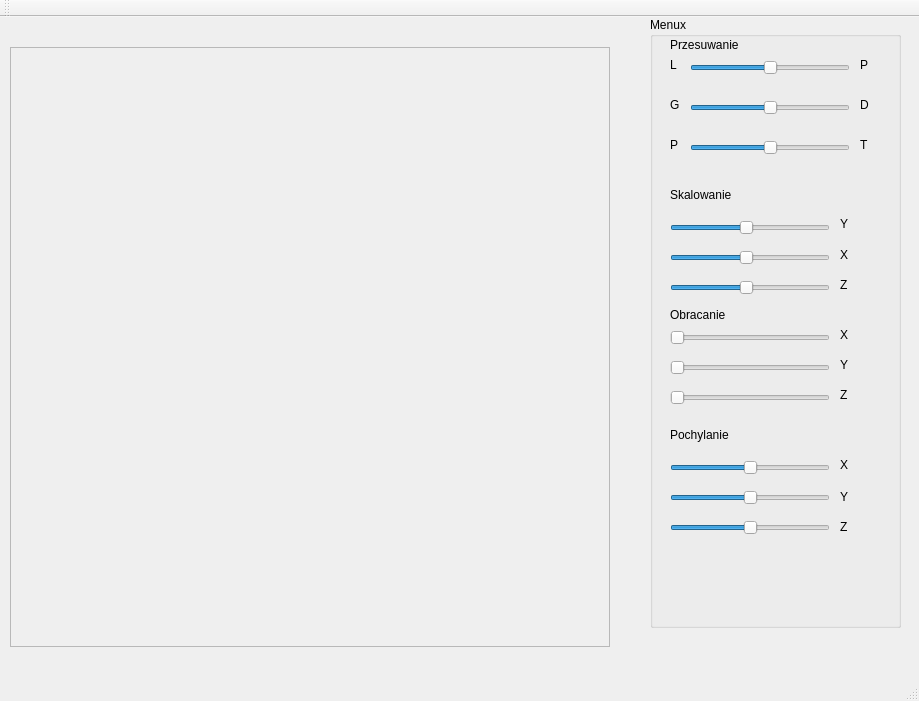
<?xml version="1.0" encoding="UTF-8"?>
<ui version="4.0">
 <class>MainWindow</class>
 <widget class="QMainWindow" name="MainWindow">
  <property name="geometry">
   <rect>
    <x>0</x>
    <y>0</y>
    <width>919</width>
    <height>701</height>
   </rect>
  </property>
  <property name="windowTitle">
   <string>MainWindow</string>
  </property>
  <widget class="QWidget" name="centralWidget">
   <widget class="QGroupBox" name="groupBox">
    <property name="geometry">
     <rect>
      <x>650</x>
      <y>0</y>
      <width>251</width>
      <height>611</height>
     </rect>
    </property>
    <property name="title">
     <string>Menux</string>
    </property>
    <widget class="QSlider" name="przesuwaniePL">
     <property name="geometry">
      <rect>
       <x>40</x>
       <y>40</y>
       <width>160</width>
       <height>22</height>
      </rect>
     </property>
     <property name="minimum">
      <number>-150</number>
     </property>
     <property name="maximum">
      <number>150</number>
     </property>
     <property name="orientation">
      <enum>Qt::Horizontal</enum>
     </property>
    </widget>
    <widget class="QLabel" name="label">
     <property name="geometry">
      <rect>
       <x>20</x>
       <y>20</y>
       <width>81</width>
       <height>16</height>
      </rect>
     </property>
     <property name="text">
      <string>Przesuwanie</string>
     </property>
    </widget>
    <widget class="QLabel" name="label_2">
     <property name="geometry">
      <rect>
       <x>210</x>
       <y>40</y>
       <width>21</width>
       <height>16</height>
      </rect>
     </property>
     <property name="text">
      <string>P</string>
     </property>
    </widget>
    <widget class="QLabel" name="label_4">
     <property name="geometry">
      <rect>
       <x>210</x>
       <y>80</y>
       <width>21</width>
       <height>16</height>
      </rect>
     </property>
     <property name="text">
      <string>D</string>
     </property>
    </widget>
    <widget class="QLabel" name="label_6">
     <property name="geometry">
      <rect>
       <x>20</x>
       <y>170</y>
       <width>71</width>
       <height>16</height>
      </rect>
     </property>
     <property name="text">
      <string>Skalowanie</string>
     </property>
    </widget>
    <widget class="QSlider" name="SkalowanieY">
     <property name="geometry">
      <rect>
       <x>20</x>
       <y>200</y>
       <width>160</width>
       <height>22</height>
      </rect>
     </property>
     <property name="minimum">
      <number>10</number>
     </property>
     <property name="maximum">
      <number>200</number>
     </property>
     <property name="singleStep">
      <number>1</number>
     </property>
     <property name="value">
      <number>100</number>
     </property>
     <property name="orientation">
      <enum>Qt::Horizontal</enum>
     </property>
    </widget>
    <widget class="QLabel" name="label_7">
     <property name="geometry">
      <rect>
       <x>190</x>
       <y>200</y>
       <width>47</width>
       <height>13</height>
      </rect>
     </property>
     <property name="text">
      <string>Y</string>
     </property>
    </widget>
    <widget class="QSlider" name="SkalowanieX">
     <property name="geometry">
      <rect>
       <x>20</x>
       <y>230</y>
       <width>160</width>
       <height>22</height>
      </rect>
     </property>
     <property name="minimum">
      <number>10</number>
     </property>
     <property name="maximum">
      <number>200</number>
     </property>
     <property name="singleStep">
      <number>1</number>
     </property>
     <property name="value">
      <number>100</number>
     </property>
     <property name="orientation">
      <enum>Qt::Horizontal</enum>
     </property>
    </widget>
    <widget class="QLabel" name="label_8">
     <property name="geometry">
      <rect>
       <x>190</x>
       <y>230</y>
       <width>61</width>
       <height>16</height>
      </rect>
     </property>
     <property name="text">
      <string>X</string>
     </property>
    </widget>
    <widget class="QLabel" name="label_9">
     <property name="geometry">
      <rect>
       <x>20</x>
       <y>290</y>
       <width>71</width>
       <height>16</height>
      </rect>
     </property>
     <property name="text">
      <string>Obracanie</string>
     </property>
    </widget>
    <widget class="QSlider" name="ObracanieX">
     <property name="geometry">
      <rect>
       <x>20</x>
       <y>310</y>
       <width>160</width>
       <height>22</height>
      </rect>
     </property>
     <property name="maximum">
      <number>360</number>
     </property>
     <property name="orientation">
      <enum>Qt::Horizontal</enum>
     </property>
    </widget>
    <widget class="QLabel" name="label_10">
     <property name="geometry">
      <rect>
       <x>20</x>
       <y>410</y>
       <width>111</width>
       <height>16</height>
      </rect>
     </property>
     <property name="text">
      <string>Pochylanie</string>
     </property>
    </widget>
    <widget class="QSlider" name="PochylanieX">
     <property name="geometry">
      <rect>
       <x>20</x>
       <y>440</y>
       <width>160</width>
       <height>22</height>
      </rect>
     </property>
     <property name="minimum">
      <number>-50</number>
     </property>
     <property name="maximum">
      <number>50</number>
     </property>
     <property name="orientation">
      <enum>Qt::Horizontal</enum>
     </property>
    </widget>
    <widget class="QSlider" name="PochylanieY">
     <property name="geometry">
      <rect>
       <x>20</x>
       <y>470</y>
       <width>160</width>
       <height>22</height>
      </rect>
     </property>
     <property name="minimum">
      <number>-50</number>
     </property>
     <property name="maximum">
      <number>50</number>
     </property>
     <property name="orientation">
      <enum>Qt::Horizontal</enum>
     </property>
    </widget>
    <widget class="QLabel" name="label_11">
     <property name="geometry">
      <rect>
       <x>190</x>
       <y>470</y>
       <width>21</width>
       <height>20</height>
      </rect>
     </property>
     <property name="text">
      <string>Y</string>
     </property>
    </widget>
    <widget class="QLabel" name="label_12">
     <property name="geometry">
      <rect>
       <x>190</x>
       <y>440</y>
       <width>21</width>
       <height>16</height>
      </rect>
     </property>
     <property name="text">
      <string>X</string>
     </property>
    </widget>
    <widget class="QLabel" name="label_3">
     <property name="geometry">
      <rect>
       <x>20</x>
       <y>40</y>
       <width>16</width>
       <height>16</height>
      </rect>
     </property>
     <property name="text">
      <string>L</string>
     </property>
    </widget>
    <widget class="QLabel" name="label_5">
     <property name="geometry">
      <rect>
       <x>20</x>
       <y>80</y>
       <width>16</width>
       <height>16</height>
      </rect>
     </property>
     <property name="text">
      <string>G</string>
     </property>
    </widget>
    <widget class="QSlider" name="przesuwaniePT">
     <property name="geometry">
      <rect>
       <x>40</x>
       <y>120</y>
       <width>160</width>
       <height>22</height>
      </rect>
     </property>
     <property name="minimum">
      <number>-40</number>
     </property>
     <property name="maximum">
      <number>40</number>
     </property>
     <property name="orientation">
      <enum>Qt::Horizontal</enum>
     </property>
    </widget>
    <widget class="QLabel" name="label_13">
     <property name="geometry">
      <rect>
       <x>20</x>
       <y>120</y>
       <width>21</width>
       <height>16</height>
      </rect>
     </property>
     <property name="text">
      <string>P</string>
     </property>
    </widget>
    <widget class="QLabel" name="label_14">
     <property name="geometry">
      <rect>
       <x>210</x>
       <y>120</y>
       <width>21</width>
       <height>16</height>
      </rect>
     </property>
     <property name="text">
      <string>T</string>
     </property>
    </widget>
    <widget class="QSlider" name="SkalowanieZ">
     <property name="geometry">
      <rect>
       <x>20</x>
       <y>260</y>
       <width>160</width>
       <height>22</height>
      </rect>
     </property>
     <property name="minimum">
      <number>10</number>
     </property>
     <property name="maximum">
      <number>200</number>
     </property>
     <property name="singleStep">
      <number>1</number>
     </property>
     <property name="value">
      <number>100</number>
     </property>
     <property name="orientation">
      <enum>Qt::Horizontal</enum>
     </property>
    </widget>
    <widget class="QLabel" name="label_15">
     <property name="geometry">
      <rect>
       <x>190</x>
       <y>260</y>
       <width>61</width>
       <height>16</height>
      </rect>
     </property>
     <property name="text">
      <string>Z</string>
     </property>
    </widget>
    <widget class="QLabel" name="label_16">
     <property name="geometry">
      <rect>
       <x>190</x>
       <y>310</y>
       <width>61</width>
       <height>16</height>
      </rect>
     </property>
     <property name="text">
      <string>X</string>
     </property>
    </widget>
    <widget class="QSlider" name="ObracanieY">
     <property name="geometry">
      <rect>
       <x>20</x>
       <y>340</y>
       <width>160</width>
       <height>22</height>
      </rect>
     </property>
     <property name="maximum">
      <number>360</number>
     </property>
     <property name="orientation">
      <enum>Qt::Horizontal</enum>
     </property>
    </widget>
    <widget class="QLabel" name="label_17">
     <property name="geometry">
      <rect>
       <x>190</x>
       <y>340</y>
       <width>61</width>
       <height>16</height>
      </rect>
     </property>
     <property name="text">
      <string>Y</string>
     </property>
    </widget>
    <widget class="QSlider" name="ObracanieZ">
     <property name="geometry">
      <rect>
       <x>20</x>
       <y>370</y>
       <width>160</width>
       <height>22</height>
      </rect>
     </property>
     <property name="maximum">
      <number>360</number>
     </property>
     <property name="orientation">
      <enum>Qt::Horizontal</enum>
     </property>
    </widget>
    <widget class="QLabel" name="label_18">
     <property name="geometry">
      <rect>
       <x>190</x>
       <y>370</y>
       <width>61</width>
       <height>16</height>
      </rect>
     </property>
     <property name="text">
      <string>Z</string>
     </property>
    </widget>
    <widget class="QSlider" name="PochylanieZ">
     <property name="geometry">
      <rect>
       <x>20</x>
       <y>500</y>
       <width>160</width>
       <height>22</height>
      </rect>
     </property>
     <property name="minimum">
      <number>-50</number>
     </property>
     <property name="maximum">
      <number>50</number>
     </property>
     <property name="orientation">
      <enum>Qt::Horizontal</enum>
     </property>
    </widget>
    <widget class="QLabel" name="label_19">
     <property name="geometry">
      <rect>
       <x>190</x>
       <y>500</y>
       <width>21</width>
       <height>20</height>
      </rect>
     </property>
     <property name="text">
      <string>Z</string>
     </property>
    </widget>
    <widget class="QSlider" name="przesuwanieGD">
     <property name="geometry">
      <rect>
       <x>40</x>
       <y>80</y>
       <width>160</width>
       <height>22</height>
      </rect>
     </property>
     <property name="minimum">
      <number>-150</number>
     </property>
     <property name="maximum">
      <number>150</number>
     </property>
     <property name="orientation">
      <enum>Qt::Horizontal</enum>
     </property>
    </widget>
   </widget>
   <widget class="QFrame" name="frame">
    <property name="geometry">
     <rect>
      <x>10</x>
      <y>30</y>
      <width>600</width>
      <height>600</height>
     </rect>
    </property>
    <property name="frameShape">
     <enum>QFrame::StyledPanel</enum>
    </property>
    <property name="frameShadow">
     <enum>QFrame::Raised</enum>
    </property>
   </widget>
  </widget>
  <widget class="QMenuBar" name="menuBar">
   <property name="geometry">
    <rect>
     <x>0</x>
     <y>0</y>
     <width>919</width>
     <height>21</height>
    </rect>
   </property>
  </widget>
  <widget class="QToolBar" name="mainToolBar">
   <attribute name="toolBarArea">
    <enum>TopToolBarArea</enum>
   </attribute>
   <attribute name="toolBarBreak">
    <bool>false</bool>
   </attribute>
  </widget>
  <widget class="QStatusBar" name="statusBar"/>
 </widget>
 <layoutdefault spacing="6" margin="11"/>
 <resources/>
 <connections/>
</ui>
